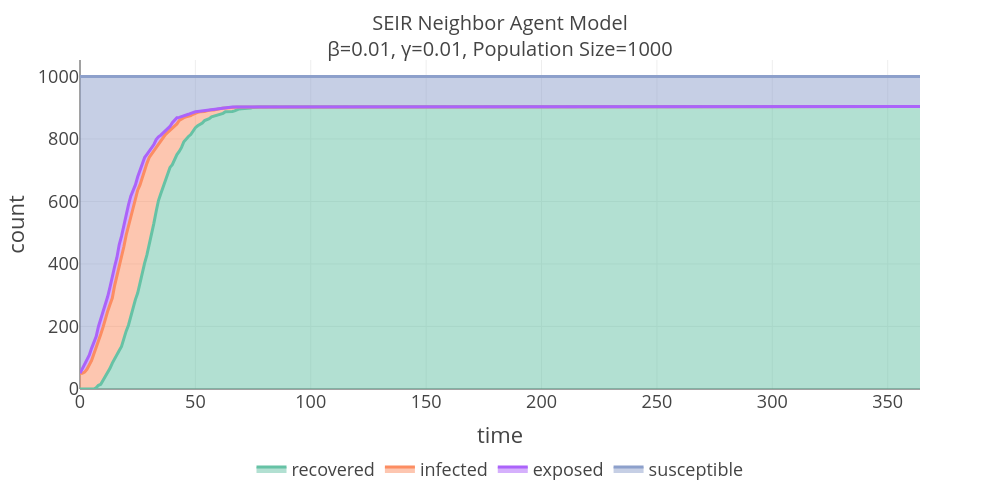

Notebook code cell kept with this figure:
### Code cell
fig = px.area(timeline_df, x="time", y="count", color="grp", color_discrete_map=color_map)
fig.update_layout(**graph_params)
fig.show()

### Figure 1 — Plotly figure (JSON) as saved in the notebook; plotly's stock layout.template omitted (floating-point values rounded to 4 significant figures; data arrays with more than 128 entries replaced by an {"elided": "..."} marker saying what was removed)
{"data": [{"fillpattern": {"shape": ""}, "hovertemplate": "grp=recovered<br>time=%{x}<br>count=%{y}<extra></extra>", "legendgroup": "recovered", "line": {"color": "#66c2a5"}, "marker": {"symbol": "circle"}, "mode": "lines", "name": "recovered", "orientation": "v", "showlegend": true, "stackgroup": "1", "type": "scatter", "x": {"elided": "365 int values"}, "xaxis": "x", "y": {"elided": "365 int values"}, "yaxis": "y"}, {"fillpattern": {"shape": ""}, "hovertemplate": "grp=infected<br>time=%{x}<br>count=%{y}<extra></extra>", "legendgroup": "infected", "line": {"color": "#fc8d62"}, "marker": {"symbol": "circle"}, "mode": "lines", "name": "infected", "orientation": "v", "showlegend": true, "stackgroup": "1", "type": "scatter", "x": {"elided": "365 int values"}, "xaxis": "x", "y": {"elided": "365 int values"}, "yaxis": "y"}, {"fillpattern": {"shape": ""}, "hovertemplate": "grp=exposed<br>time=%{x}<br>count=%{y}<extra></extra>", "legendgroup": "exposed", "line": {"color": "#ab63fa"}, "marker": {"symbol": "circle"}, "mode": "lines", "name": "exposed", "orientation": "v", "showlegend": true, "stackgroup": "1", "type": "scatter", "x": {"elided": "365 int values"}, "xaxis": "x", "y": {"elided": "365 int values"}, "yaxis": "y"}, {"fillpattern": {"shape": ""}, "hovertemplate": "grp=susceptible<br>time=%{x}<br>count=%{y}<extra></extra>", "legendgroup": "susceptible", "line": {"color": "#8da0cb"}, "marker": {"symbol": "circle"}, "mode": "lines", "name": "susceptible", "orientation": "v", "showlegend": true, "stackgroup": "1", "type": "scatter", "x": {"elided": "365 int values"}, "xaxis": "x", "y": {"elided": "365 int values"}, "yaxis": "y"}], "layout": {"height": 500, "legend": {"orientation": "h", "title": {"text": ""}, "tracegroupgap": 0, "x": 0.5, "xanchor": "center", "y": -0.3, "yanchor": "bottom"}, "margin": {"t": 60}, "title": {"font": {"size": 20}, "text": "SEIR Neighbor Agent Model<br>β=0.01, γ=0.01, Population Size=1000"}, "width": 1000, "xaxis": {"anchor": "y", "domain": [0, 1], "title": {"text": "time"}}, "yaxis": {"anchor": "x", "domain": [0, 1], "title": {"text": "count"}}}}
